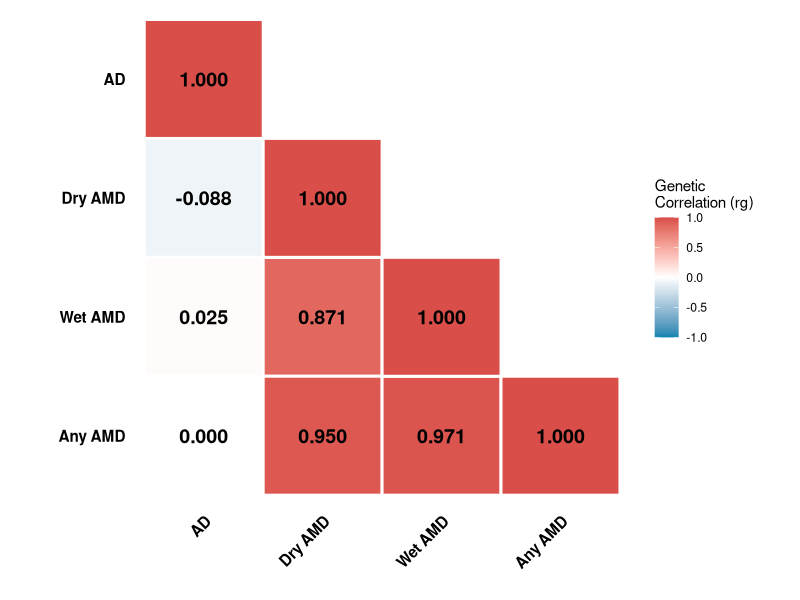
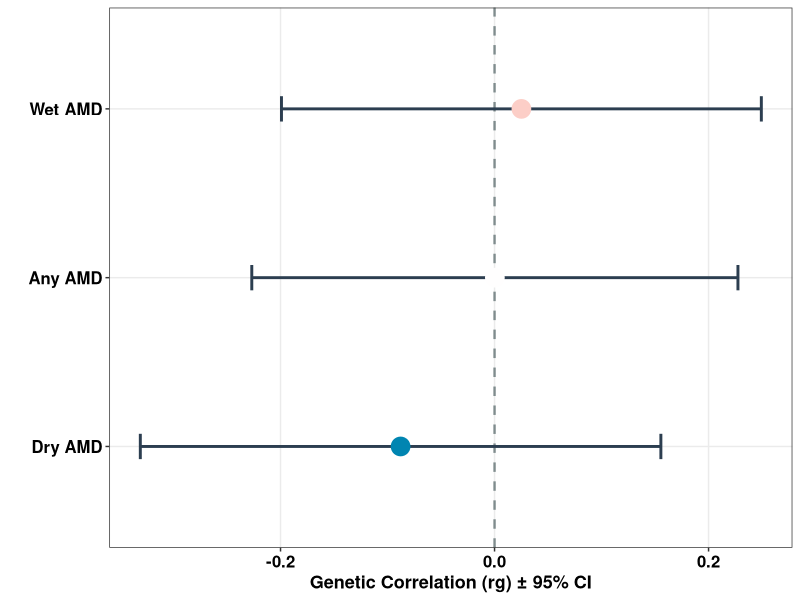
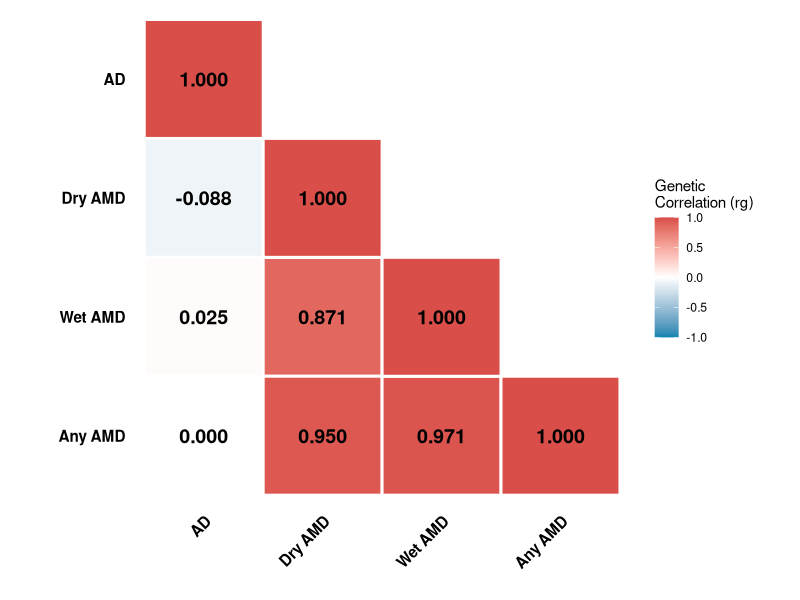
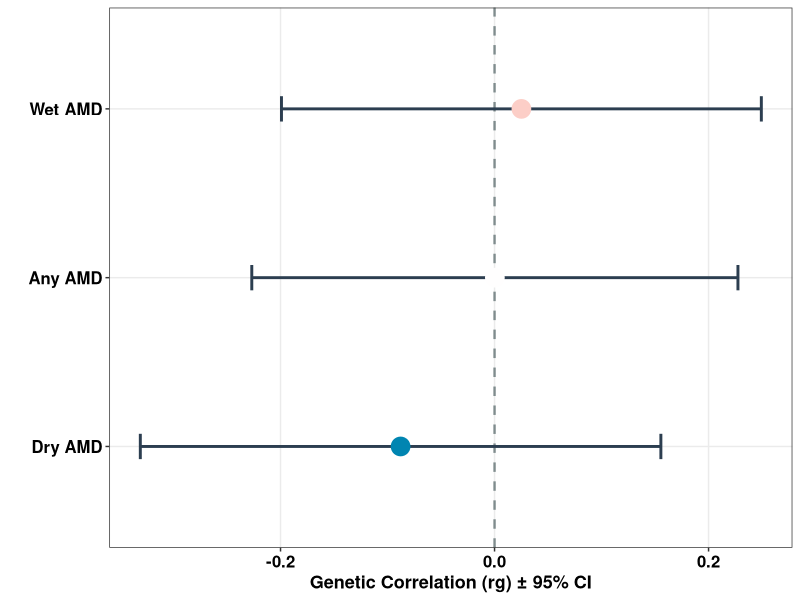

The R source for these figures, in order:
# =====================================================================
# 脚本名称: 04_Figure1_LDSC_Plotting_Fixed.R
# 目标: 基于 LDSC_Results_Formatted.csv 生成 Figure 1A 与 1B
# =====================================================================

# 1. 加载必要的包
if (!require("ggplot2")) install.packages("ggplot2")
if (!require("reshape2")) install.packages("reshape2")
if (!require("dplyr")) install.packages("dplyr")

library(ggplot2)
library(reshape2)
library(dplyr)

# 统一读取上一轮生成的标准结果文件
message("--- 读取数据并执行名称洗脱 ---")
ldsc_res <- read.csv("LDSC_Results_Formatted.csv")

# 【核心修复 1】：自动替换底层表型名称，告别下划线与黑话，彻底对齐你的 levels
ldsc_res <- ldsc_res %>%
  mutate(
    p1 = case_when(
      p1 == "Dry_AMD" ~ "Dry AMD",
      p1 == "Wet_AMD" ~ "Wet AMD",
      p1 == "H7_AMD"  ~ "Any AMD",
      TRUE ~ p1
    ),
    p2 = case_when(
      p2 == "Dry_AMD" ~ "Dry AMD",
      p2 == "Wet_AMD" ~ "Wet AMD",
      p2 == "H7_AMD"  ~ "Any AMD",
      TRUE ~ p2
    )
  )

# =====================================================================
# 图表 A：全景遗传相关性热图 (Figure 1A) - 顶刊下三角版本
# =====================================================================
message("--- 正在绘制 Figure 1A: 下三角热图 ---")

# 1. 构建全矩阵基础数据
base_pairs <- ldsc_res %>% select(Trait1 = p1, Trait2 = p2, rg)
mirror_pairs <- base_pairs %>% select(Trait1 = Trait2, Trait2 = Trait1, rg)
traits <- unique(c(ldsc_res$p1, ldsc_res$p2))
self_cor <- data.frame(Trait1 = traits, Trait2 = traits, rg = 1)

heatmap_data <- bind_rows(base_pairs, mirror_pairs, self_cor) %>%
  distinct(Trait1, Trait2, .keep_all = TRUE)

# 2. 坐标轴方向与排序 (现已与修复后的底层数据完美匹配)
lvls_x <- c("AD", "Dry AMD", "Wet AMD", "Any AMD")
lvls_y <- c("Any AMD", "Wet AMD", "Dry AMD", "AD")

heatmap_data$Trait1 <- factor(heatmap_data$Trait1, levels = lvls_x)
heatmap_data$Trait2 <- factor(heatmap_data$Trait2, levels = lvls_y)

# 3. 🔪 核心切割魔法：只保留下三角与对角线
heatmap_data <- heatmap_data %>%
  filter(as.numeric(Trait1) + as.numeric(Trait2) <= 5)

# 4. 绘图
p1 <- ggplot(heatmap_data, aes(Trait1, Trait2, fill = rg)) +
  geom_tile(color = "white", size = 1) +
  scale_fill_gradient2(low = "#0085B1", mid = "white", high = "#D94E49",
                       midpoint = 0, limit = c(-1, 1),
                       name = "Genetic\nCorrelation (rg)") +
  geom_text(aes(label = sprintf("%.3f", rg)), size = 5, fontface = "bold") +
  theme_minimal() +
  labs(x = "", y = "") +
  coord_fixed() +
  theme(
    axis.text.x = element_text(angle = 45, hjust = 1, face = "bold", size = 11, color = "black"),
    axis.text.y = element_text(face = "bold", size = 11, color = "black"),
    panel.grid = element_blank(),
    panel.background = element_blank()
  )

print(p1)
ggsave("../../figures/Fig3c_LDSC_Triangle_Heatmap.pdf", p1, width = 6, height = 5)

# =====================================================================
# 图表 B：AD 核心拮抗背景森林图 (Figure 1B)
# =====================================================================
message("--- 正在绘制 Figure 1B: 森林图 ---")

# 【核心修复 2】：利用 rg 和 se 动态计算置信区间，彻底解决找不到对象的问题
ad_forest_data <- ldsc_res %>%
  filter(p1 == "AD" | p2 == "AD") %>%
  mutate(Target = ifelse(p1 == "AD", p2, p1)) %>%
  mutate(
    ci_lower = rg - 1.96 * se,
    ci_upper = rg + 1.96 * se
  )

# 绘图
p2 <- ggplot(ad_forest_data, aes(x = reorder(Target, rg), y = rg)) +
  # 绘制 0 线（基准线）
  geom_hline(yintercept = 0, linetype = "dashed", color = "#7F8C8D", size = 0.8) +
  # 绘制误差棒 (现在可以完美调用刚才计算的 ci_lower 和 ci_upper 了)
  geom_errorbar(aes(ymin = ci_lower, ymax = ci_upper), width = 0.15, size = 1, color = "#2C3E50") +
  # 绘制点
  geom_point(aes(color = rg), size = 6) +
  # 配色：与热图统一
  scale_color_gradient2(low = "#0085B1", mid = "white", high = "#D94E49", midpoint = 0) +
  coord_flip() + # 横向展示
  theme_bw() +
  labs(x = "", y = "Genetic Correlation (rg) ± 95% CI") +
  theme(legend.position = "none",
        axis.text = element_text(size = 12, face = "bold", color = "black"),
        axis.title = element_text(size = 13, face = "bold"),
        panel.grid.minor = element_blank())

print(p2)
ggsave("../../figures/Fig3d_LDSC_ForestPlot.pdf", p2, width = 7, height = 4)

message("🎉 绘图完成！PDF 文件已保存在工作目录。")
